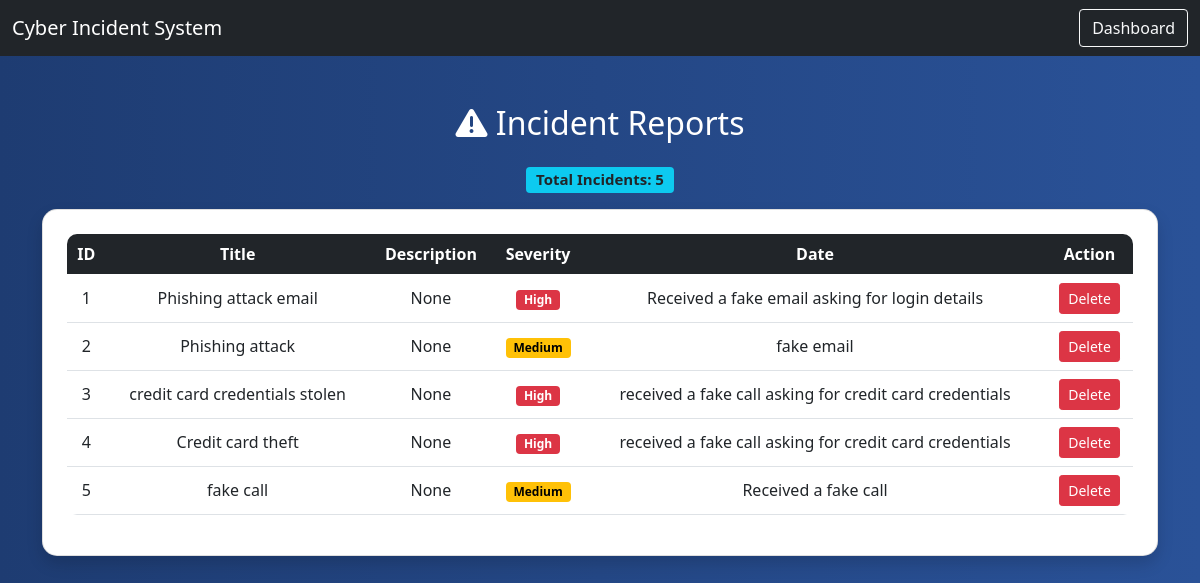
Before: /view with the older database file.
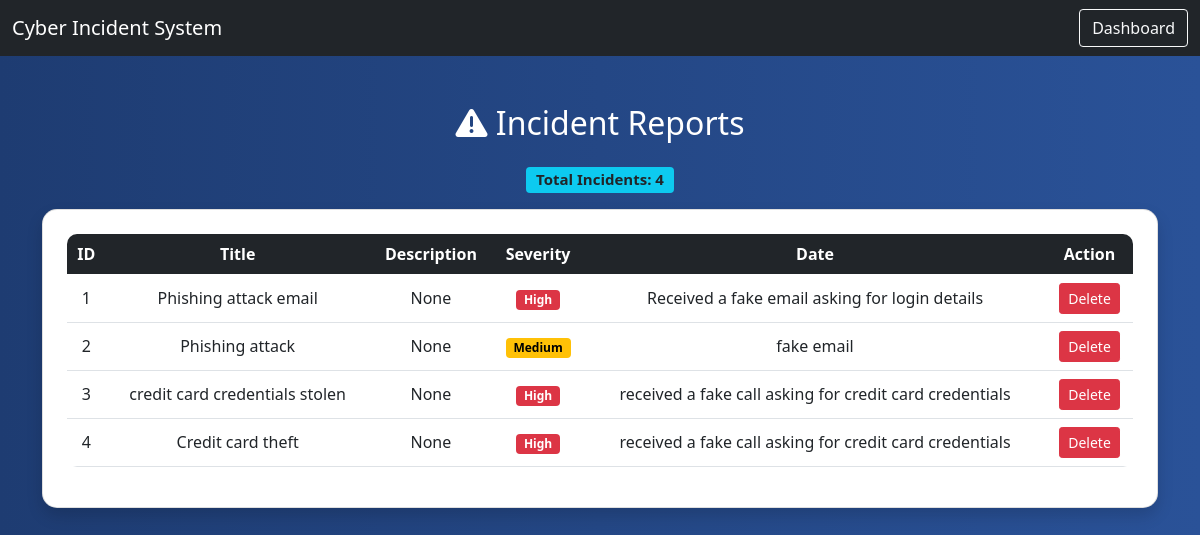
After: the same page with the newer database file.
### tables this page shows
CREATE TABLE incidents (id INTEGER PRIMARY KEY AUTOINCREMENT,title TEXT,
               type TEXT,severity TEXT,description TEXT,status TEXT, date TEXT);

### app.py (the view)
@app.route('/view')
def view():
    conn = get_db()
    incidents = conn.execute("SELECT * FROM incidents").fetchall()
    conn.close()
    return render_template("view.html", incidents=incidents)

### app.py (called while the page is built)
def get_db():
    return sqlite3.connect("database.db")

### templates/view.html (shortened to what this page needs)
<!DOCTYPE html>
<html>
<head>
    <link href="https://cdn.jsdelivr.net/npm/bootstrap@5.0.2/dist/css/bootstrap.min.css" rel="stylesheet">
    <link rel="stylesheet" href="https://cdnjs.cloudflare.com/ajax/libs/font-awesome/6.0.0/css/all.min.css">
</head>
<body>
<nav class="navbar navbar-dark bg-dark">
    <div class="container-fluid">
        <span class="navbar-brand">Cyber Incident System</span>
        <a href="/dashboard" class="btn btn-outline-light">Dashboard</a>
    </div>
</nav>
<div class="container mt-5">
    <h2 class="text-center mb-4">
        <i class="fas fa-exclamation-triangle"></i> Incident Reports
    </h2>
    <h5 class="text-center mb-3">
    <span class="badge bg-info text-dark">
        Total Incidents: {{ incidents|length }}
    </span>
</h5>
    <div class="card shadow p-4 bg-white text-dark">
        <table class="table table-hover text-center align-middle">
            <thead class="table-dark">
                <tr>
                    <th>ID</th>
                    <th>Title</th>
                    <th>Description</th>
                    <th>Severity</th>
                    <th>Date</th>
                    <th>Action</th>
                </tr>
            </thead>
            <tbody>
                {% for incident in incidents %}
                <tr>
                    <td>{{ incident[0] }}</td>
                    <td>{{ incident[1] }}</td>
                    <td>{{ incident[2] }}</td>
                    <td>
                        {% if incident[3] == 'Low' %}
                            <span class="badge badge-low">Low</span>
                        {% elif incident[3] == 'Medium' %}
                            <span class="badge badge-medium">Medium</span>
                        {% else %}
                            <span class="badge badge-high">High</span>
                        {% endif %}
                    </td>
                    <td>{{ incident[4] }}</td>
                    <td>
                        <a href="/delete/{{ incident[0] }}" class="btn btn-danger btn-sm">Delete</a>
                    </td>
                </tr>
                {% endfor %}
            </tbody>
        </table>
    </div>
</div>
</body>
</html>

### templates/view.html (style rules this page uses)
body { background: linear-gradient(to right, #1e3c72, #2a5298); color: white; }
.card { border-radius: 15px; }
.table { border-radius: 10px; overflow: hidden; }
.badge-medium { background-color: #ffc107; color: black; }
.badge-high { background-color: #dc3545; }

Changed rows visible on the page:
removed incidents: id "5", title "fake call", incident "None", severity "Medium", description "Received a fake call"
Other visible differences:
{{ incidents|length }}: "5" → "4"
